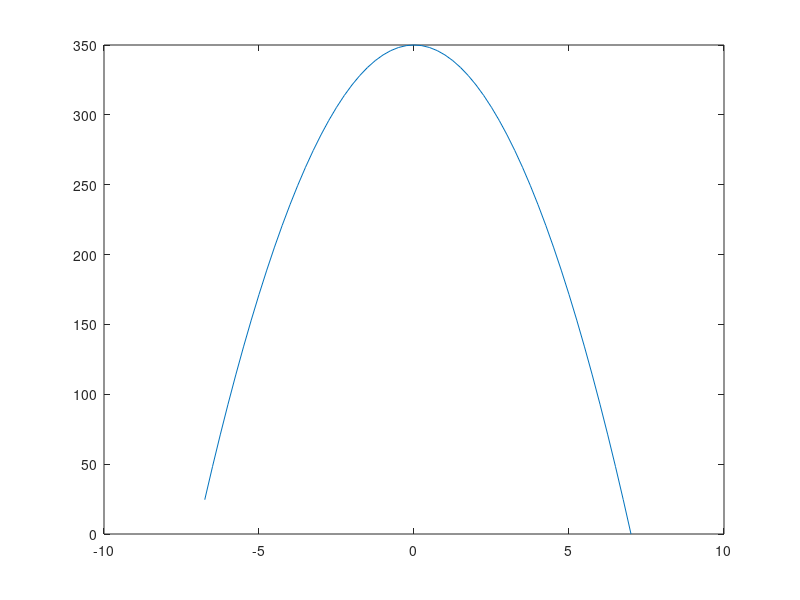

MATLAB code to generate this figure:
close all;
clear all;
clc;

function asdf = y(a)
   asdf = 350.0*(1.0-(a*a)/(7.0*7.0));
endfunction


for i = 1:1:56
   x = -7.0 + 0.25*i;

   data(i,1) = x;
   data(i,2) = y(x);
endfor


figure(1)
   plot(data(:,1),data(:,2));
